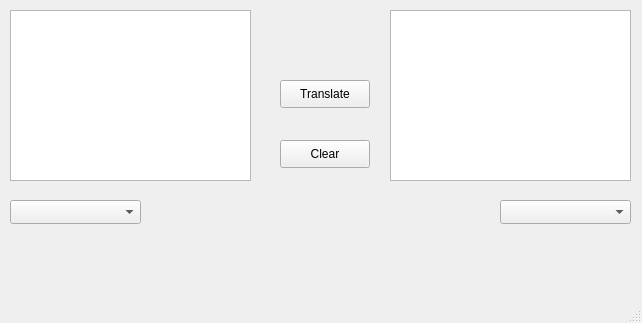
<?xml version="1.0" encoding="UTF-8"?>
<ui version="4.0">
 <class>MainWindow</class>
 <widget class="QMainWindow" name="MainWindow">
  <property name="geometry">
   <rect>
    <x>0</x>
    <y>0</y>
    <width>642</width>
    <height>323</height>
   </rect>
  </property>
  <property name="windowTitle">
   <string>MainWindow</string>
  </property>
  <widget class="QWidget" name="centralwidget">
   <widget class="QPushButton" name="pushButton">
    <property name="geometry">
     <rect>
      <x>280</x>
      <y>80</y>
      <width>90</width>
      <height>28</height>
     </rect>
    </property>
    <property name="text">
     <string>Translate</string>
    </property>
   </widget>
   <widget class="QPushButton" name="pushButton_2">
    <property name="geometry">
     <rect>
      <x>280</x>
      <y>140</y>
      <width>90</width>
      <height>28</height>
     </rect>
    </property>
    <property name="text">
     <string>Clear</string>
    </property>
   </widget>
   <widget class="QComboBox" name="comboBox">
    <property name="geometry">
     <rect>
      <x>10</x>
      <y>200</y>
      <width>131</width>
      <height>24</height>
     </rect>
    </property>
   </widget>
   <widget class="QComboBox" name="comboBox_2">
    <property name="geometry">
     <rect>
      <x>500</x>
      <y>200</y>
      <width>131</width>
      <height>24</height>
     </rect>
    </property>
   </widget>
   <widget class="QTextEdit" name="textEdit">
    <property name="geometry">
     <rect>
      <x>390</x>
      <y>10</y>
      <width>241</width>
      <height>171</height>
     </rect>
    </property>
   </widget>
   <widget class="QTextEdit" name="textEdit_2">
    <property name="geometry">
     <rect>
      <x>10</x>
      <y>10</y>
      <width>241</width>
      <height>171</height>
     </rect>
    </property>
   </widget>
  </widget>
  <widget class="QMenuBar" name="menubar">
   <property name="geometry">
    <rect>
     <x>0</x>
     <y>0</y>
     <width>642</width>
     <height>22</height>
    </rect>
   </property>
  </widget>
  <widget class="QStatusBar" name="statusbar"/>
 </widget>
 <resources/>
 <connections/>
</ui>
